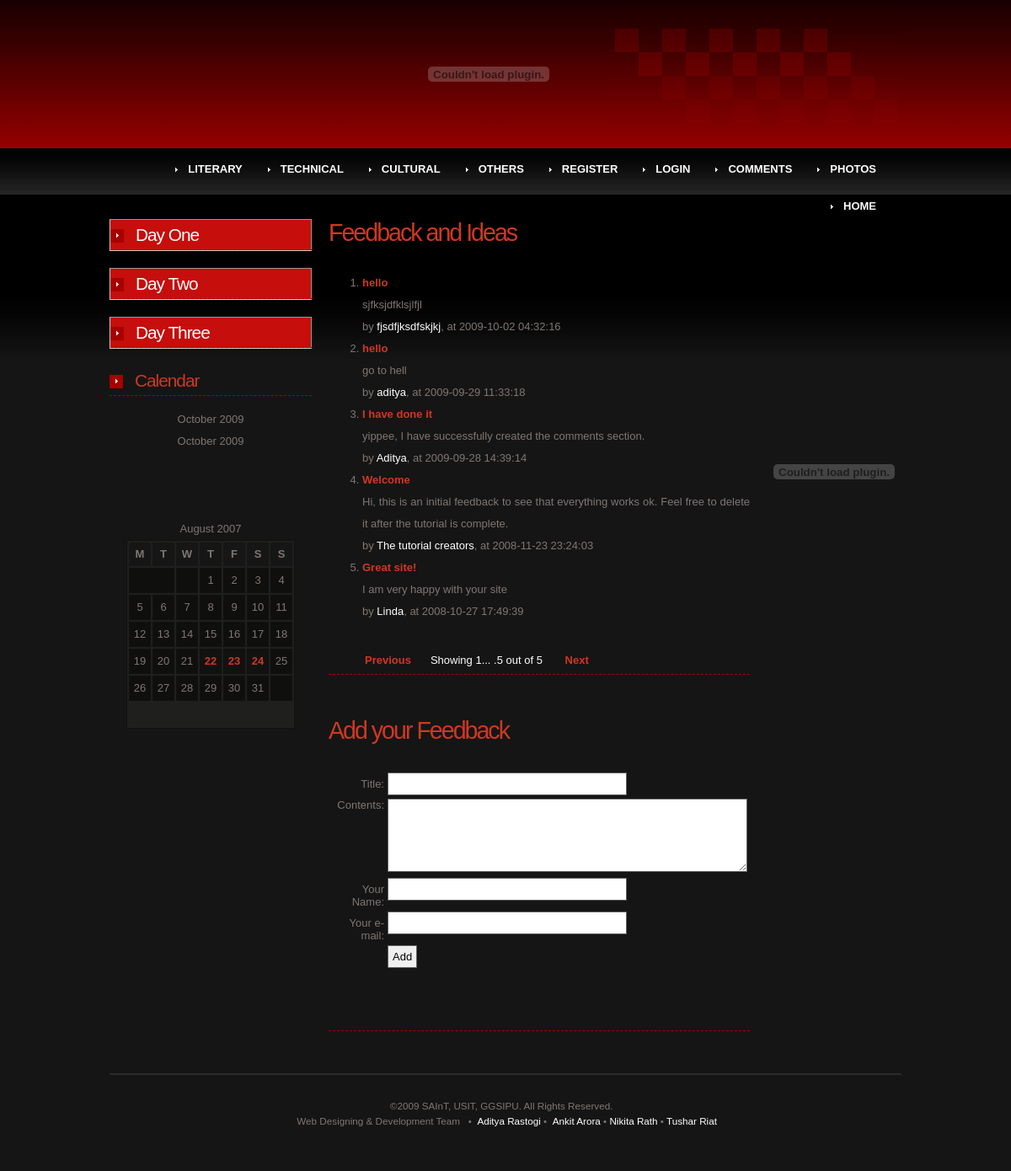
The page /Comments.php on the database its author committed.
### tables this page shows
CREATE TABLE IF NOT EXISTS `feedback` (
  `id` int(11) NOT NULL AUTO_INCREMENT,
  `title` varchar(255) NOT NULL,
  `contents` text NOT NULL,
  `author_name` varchar(100) NOT NULL,
  `author_email` varchar(255) DEFAULT NULL,
  `created_at` timestamp NOT NULL DEFAULT CURRENT_TIMESTAMP,
  `status` enum('planned','declined','pending') NOT NULL DEFAULT 'pending',
  PRIMARY KEY (`id`)
);

### Comments.php (the view, shortened to what this page needs)
<?php require_once('Connections/infox_db.php'); ?>
<?php
$currentPage = $_SERVER["PHP_SELF"];
$editFormAction = $_SERVER['PHP_SELF'];
if (isset($_SERVER['QUERY_STRING'])) {
  $editFormAction .= "?" . htmlentities($_SERVER['QUERY_STRING']);
}
$maxRows_GetFeedback = 10;
$pageNum_GetFeedback = 0;
$startRow_GetFeedback = $pageNum_GetFeedback * $maxRows_GetFeedback;
$query_GetFeedback = "SELECT * FROM feedback ORDER BY created_at DESC";
$query_limit_GetFeedback = sprintf("%s LIMIT %d, %d", $query_GetFeedback, $startRow_GetFeedback, $maxRows_GetFeedback);
$GetFeedback = mysql_query($query_limit_GetFeedback, $infox_db) or die(mysql_error());
$row_GetFeedback = mysql_fetch_assoc($GetFeedback);
if (isset($_GET['totalRows_GetFeedback'])) {
  $totalRows_GetFeedback = $_GET['totalRows_GetFeedback'];
} else {
  $all_GetFeedback = mysql_query($query_GetFeedback);
  $totalRows_GetFeedback = mysql_num_rows($all_GetFeedback);
}
$totalPages_GetFeedback = ceil($totalRows_GetFeedback/$maxRows_GetFeedback)-1;
$queryString_GetFeedback = "";
$queryString_GetFeedback = sprintf("&totalRows_GetFeedback=%d%s", $totalRows_GetFeedback, $queryString_GetFeedback);
?><!DOCTYPE html PUBLIC "-//W3C//DTD XHTML 1.0 Strict//EN" "http://www.w3.org/TR/xhtml1/DTD/xhtml1-strict.dtd">
<html xmlns="http://www.w3.org/1999/xhtml">
<head>
<link href="default.css" rel="stylesheet" type="text/css" media="screen" />
<link href="SpryAssets/SpryCollapsiblePanel.css" rel="stylesheet" type="text/css" />
</head>
<body>
<div id="wrapper">
  <div id="header">
  </div>
  <div id="menu">
    <ul>
     <li><a href="photos.php">Photos</a></li>
      <li><a href="comments.php">Comments</a></li>
      <li><a href="login.php">Login</a></li>
      <li><a href="register.php">Register</a></li>
      <li><a href="Others/Others.php">Others</a></li>
      <li><a href="Cultural/Cultural.php">Cultural</a></li>
      <li><a href="Technical/Technical.php">Technical</a></li>
      <li><a href="Literary/Literary.php">Literary</a></li>
      <li><a href="index.php"> Home</a></li>
    </ul>
  </div>
  <div id="page">
    <div id="ads">
    </div>
    <div id="content">
      <div class="post">
        <div class="title">
          <h2>Feedback and Ideas</h2>
        </div>
        <div class="entry">
          <ol>
            <?php do { ?>
              <li><span class="style2"><?php echo $row_GetFeedback['title']; ?></span><br />
                <?php echo $row_GetFeedback['contents']; ?><br />
                by <span class="style3"><?php echo $row_GetFeedback['author_name']; ?></span>, at <?php echo $row_GetFeedback['created_at']; ?></li>
              <?php } while ($row_GetFeedback = mysql_fetch_assoc($GetFeedback)); ?>
          </ol>
        </div>
        <p class="links"><a href="<?php printf("%s?pageNum_GetFeedback=%d%s", $currentPage, max(0, $pageNum_GetFeedback - 1), $queryString_GetFeedback); ?>">Previous</a><span class="style3">Showing <?php echo ($startRow_GetFeedback + 1) ?>... .<?php echo min($startRow_GetFeedback + $maxRows_GetFeedback, $totalRows_GetFeedback) ?> out of <?php echo $totalRows_GetFeedback ?></span>  <a href="<?php printf("%s?pageNum_GetFeedback=%d%s", $currentPage, min($totalPages_GetFeedback, $pageNum_GetFeedback + 1), $queryString_GetFeedback); ?>">Next</a></p>
      </div>
      <div class="post">
        <div class="title">
          <h2>Add your Feedback</h2>
        </div>
        <div class="entry">
          <form action="<?php echo $editFormAction; ?>" method="post" id="form1">
            <table>
              <tr valign="baseline">
                <td align="right">Title:</td>
                <td><input type="text" name="title" value="" size="32" /></td>
              </tr>
              <tr valign="baseline">
                <td align="right" valign="top">Contents:</td>
                <td><textarea name="contents" cols="50" rows="5"></textarea>
                </td>
              </tr>
              <tr valign="baseline">
                <td align="right">Your Name:</td>
                <td><input type="text" name="author_name" value="" size="32" /></td>
              </tr>
              <tr valign="baseline">
                <td align="right">Your e-mail:</td>
                <td><input type="text" name="author_email" value="" size="32" /></td>
              </tr>
              <tr valign="baseline">
                <td align="right">&nbsp;</td>
                <td><input type="submit" value="Add" /></td>
              </tr>
              <tr valign="baseline">
                <td align="right">&nbsp;</td>
                <td><?php if($error){echo $error;} ?></td>
              </tr>
            </table>
          </form>
          <p>&nbsp;</p>
        </div>
      </div>
    </div>
    <div id="sidebar">
      <ul>
        <li id="dayone">
          <div id="CollapsiblePanel1" class="CollapsiblePanel" onMouseOver = "CollapsiblePanel1.open()">
            <div class="CollapsiblePanelTabHover" tabindex="0">
            <h2>Day One</h2></div>
          </div>
           </li>
        <li id="daytwo">
          <div id="CollapsiblePanel2" class="CollapsiblePanel" onMouseOver = "CollapsiblePanel2.open()">
            <div class="CollapsiblePanelTabHover" tabindex="0"><h2>Day Two</h2></div>
          </div>
        </li>
        <li id="daythree">
          <div id="CollapsiblePanel3" class="CollapsiblePanel" onMouseOver = "CollapsiblePanel3.open()">
            <div class="CollapsiblePanelTabHover" tabindex="0">
            <h2>Day Three</h2></div>
          </div>
        </li>
        <li id="calendar">
          <h2><a href="">Calendar</a></h2>
          <div id="calendar_wrap">
            <table id="wp-calendar" summary="Calendar">
              <caption>
              October 2009
              <br />
              </caption>
              <caption>
October 2009
              </caption>
              <tfoot>
                <tr>
                  <td abbr="July" colspan="3" id="prev2">&nbsp;</td>
                  <td class="pad">&nbsp;</td>
                  <td abbr="September" colspan="3" id="next2" class="pad">&nbsp;</td>
                </tr>
              </tfoot>
              <tbody>
                <tr>
                  <td colspan="2" class="pad">&nbsp;</td>
                  <td>&nbsp;</td>
                  <td>1</td>
                  <td>2</td>
                  <td>3</td>
                  <td>4</td>
                </tr>
                <tr>
                  <td>5</td>
                  <td>6</td>
                  <td>7</td>
                  <td>8</td>
                  <td>9</td>
                  <td>10</td>
                  <td>11</td>
                </tr>
                <tr>
                  <td>12</td>
                  <td>13</td>
                  <td>14</td>
                  <td>15</td>
                  <td>16</td>
                  <td>17</td>
                  <td>18</td>
                </tr>
                <tr>
                  <td>19</td>
                  <td>20</td>
                  <td>21</td>
                  <td id="today">22</td>
                  <td id="today">23</td>
                  <td id="today">24</td>
                  <td>25</td>
                </tr>
                <tr>
                  <td>26</td>
                  <td>27</td>
                  <td>28</td>
                  <td>29</td>
                  <td>30</td>
                  <td>31</td>
                  <td class="pad" colspan="2">&nbsp;</td>
                </tr>
              </tbody>
              <caption>
              <br />
              <br />
              <br />
              August 2007
              </caption>
              <thead>
                <tr>
                  <th abbr="Monday" scope="col" title="Monday">M</th>
                  <th abbr="Tuesday" scope="col" title="Tuesday">T</th>
                  <th abbr="Wednesday" scope="col" title="Wednesday">W</th>
                  <th abbr="Thursday" scope="col" title="Thursday">T</th>
                  <th abbr="Friday" scope="col" title="Friday">F</th>
                  <th abbr="Saturday" scope="col" title="Saturday">S</th>
                  <th abbr="Sunday" scope="col" title="Sunday">S</th>
                </tr>
              </thead>
            </table>
          </div>
        </li>
      </ul>
    </div>
  </div>
  <div id="footer">
    <p class="legal"> &copy;2009 SAInT, USIT, GGSIPU. All Rights Reserved. &nbsp;&nbsp;</p>
    <p class="legal">&nbsp;Web Designing &amp; Development Team &nbsp;&nbsp;&bull;<a href="addy1injoy@gmail.com">&nbsp;&nbsp;Aditya Rastogi&nbsp;</a>&bull; &nbsp;<a href="ankitarora1990@gmail.com">Ankit Arora</a> &bull; <a href="nikita.rath@gmail.com">Nikita Rath</a> &bull; <a href="tusharriat@gmail.com">Tushar Riat</a></p>
    <p class="legal">&nbsp;</p>
  </div>
</div>
</body>
</html>

### default.css (style rules this page uses)
body { margin: 0; padding: 0; background: #151515 url(images/img01.jpg) repeat-x left top; text-align: justify; font: 13px "Trebuchet MS", Arial, Helvetica, sans-serif; color: #7F7772; }
form { margin: 0; padding: 0; }
input, textarea { padding: 5px; border: 1px solid #626262; font: normal 1em "Trebuchet MS", Arial, Helvetica, sans-serif; }
h1, h1 a, h2, h2 a, h3, h3 a { margin: 0; text-decoration: none; font-weight: normal; color: #CF3822; }
h2 { letter-spacing: -2px; font-size: 2em; }
p, ol, ul { margin: 0 0 2em 0; line-height: 200%; }
a { color: #FFFFFF; text-decoration: none; }
#header { width: 940px; height: 170px; margin: 0 auto; background: url(images/img02.jpg) no-repeat right top; }
#menu { width: 940px; height: 60px; margin: 0 auto; }
#menu ul { margin: 0; padding: 0; list-style: none; }
#menu li { display: inline; text-transform: uppercase; }
#menu a { display: block; float: right; background: url(images/img03.gif) no-repeat left 75%; padding: 18px 30px 0 15px; text-decoration: none; font-family: Arial, Helvetica, sans-serif; font-size: 1em; font-weight: bold; color: #FFFFFF; }
#page { width: 940px; margin: 0 auto; padding: 30px 0; }
#ads { float: right; width: 160px; padding: 0 0 0 20px; }
#content { float:right; width: 500px; }
.post { margin-bottom: 50px; border-bottom: 1px #A90000 dashed; }
.post .title h2 { font-size: 2.2em; color: #CF3822; }
.post .entry { padding-top: 30px; }
.post .links { width: 410px; height: 29px; margin: 0; padding: 6px 0 0 20px; }
.post .links a { padding: 0 23px; text-decoration: none; font-weight: bold; color: #CF3822; }
#sidebar { float:left; width: 240px; }
#sidebar ul { margin: 0; padding: 0; list-style: none; }
#sidebar li { margin-bottom: 20px; }
#sidebar h2 { width: 210px; height: 30px; padding: 5px 0 0 30px; background: url(images/img05.gif) no-repeat left 60%; border-bottom: 1px #A90000 dashed; letter-spacing: -1px; font-size: 1.6em; color: #FFFFFF; }
#calendar_wrap { padding: 15px 20px; }
#calendar table { width: 100%; background: #1F1F1D; border: 1px solid #11110F; text-align: center; }
#calendar thead { background: #161616; }
#calendar tbody td { background: #0F0F0D; border: 1px solid #11110F; }
#calendar #today { background: #121210; border: 1px solid #11110F; font-weight: bold; color: #CF3822 }
#footer { clear: both; width: 940px; margin: 0 auto; padding: 30px 0; border-top: 2px solid #2B2B2B; }
#footer p { margin: 0 0 5px 0; text-align: center; line-height: normal; font-size: .9em; }
#footer a { text-decoration: none; }

### SpryAssets/SpryCollapsiblePanel.css (style rules this page uses)
.CollapsiblePanel { margin: 0px; padding: 0px; border-left: solid 1px #CCC; border-right: solid 1px #999; border-top: solid 1px #999; border-bottom: solid 1px #CCC; background-color: #000000; }
.CollapsiblePanelTabHover, .CollapsiblePanelOpen .CollapsiblePanelTabHover { background-color: #C60E0C; }

### Comments.php (style rules this page uses)
.style2 { color: #CF3822; font-weight: bold; }
.style3 { color: #FFFFFF }

### rows shown on the page
feedback: title "hello", contents "sjfksjdfklsjlfjl", author_name "fjsdfjksdfskjkj", created_at "2009-10-02 04:32:16"
feedback: title "hello", contents "go to hell", author_name "aditya", created_at "2009-09-29 11:33:18"
feedback: title "I have done it", contents "yippee, I have successfully created the comments section.", author_name "Aditya", created_at "2009-09-28 14:39:14"
feedback: title "Welcome", contents "Hi, this is an initial feedback to see that everything works ok. Feel free to delete it after the tutorial is complete.", author_name "The tutorial creators", created_at "2008-11-23 23:24:03"
feedback: title "Great site!", contents "I am very happy with your site", author_name "Linda", created_at "2008-10-27 17:49:39"

### other values the page prints
$startRow_GetFeedback + 1 "1"
$totalRows_GetFeedback "5"
